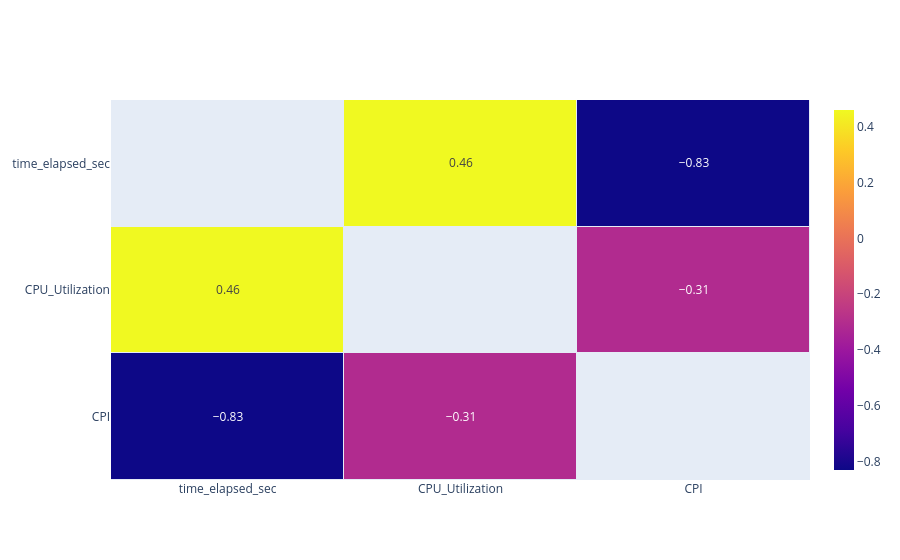

Notebook cell for this chart:
### Code cell
corrs = df_perf[["time_elapsed_sec","CPU_Utilization", "CPI"]].corr()

np.fill_diagonal(corrs.values, np.nan)

corrs = corrs.head(5)

heat = go.Heatmap(z=corrs.values.round(2),
                        x=list(corrs.columns),
                        y=list(corrs.index),
                        xgap=1, ygap=1,
                        texttemplate="%{z}",
                        showscale=True,
                        colorbar_thickness=20,
                        colorbar_ticklen=3,
                        # zmax=1, zmin=0.1
                        )
layout = go.Layout(title_x=0.5, 
                        xaxis_showgrid=False,
                        yaxis_showgrid=False,
                        yaxis_autorange='reversed')
fig=go.Figure(data=[heat], layout=layout)
fig.show()

### Figure 1 — Plotly figure (JSON) as saved in the notebook; plotly's stock layout.template omitted (floating-point values rounded to 4 significant figures)
{"data": [{"colorbar": {"thickness": 20, "ticklen": 3}, "showscale": true, "texttemplate": "%{z}", "type": "heatmap", "x": ["time_elapsed_sec", "CPU_Utilization", "CPI"], "xgap": 1, "y": ["time_elapsed_sec", "CPU_Utilization", "CPI"], "ygap": 1, "z": [[null, 0.46, -0.83], [0.46, null, -0.31], [-0.83, -0.31, null]]}], "layout": {"title": {"x": 0.5}, "xaxis": {"showgrid": false}, "yaxis": {"autorange": "reversed", "showgrid": false}}}
